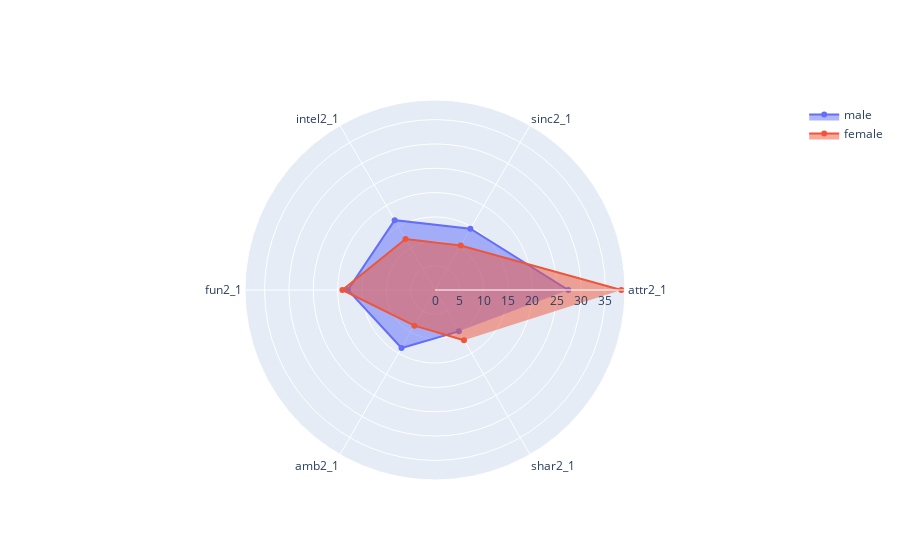

The notebook cell this image was saved under:
### Code cell
fig8 = go.Figure(
    data = go.Scatterpolar(
        r = attributes2_1_male.values,
        theta = attributes2_1_male.index,
        fill = 'toself',
        name = 'male'
    )
)

fig8.add_trace(
    go.Scatterpolar(
        r = attributes2_1_female.values,
        theta = attributes2_1_female.index,
        fill = 'toself',
        name = 'female'
    )
)

fig8.show()

### Figure 1 — Plotly figure (JSON) as saved in the notebook; plotly's stock layout.template omitted (floating-point values rounded to 4 significant figures)
{"data": [{"fill": "toself", "name": "male", "r": [27.37, 14.53, 16.57, 17.89, 13.75, 9.806], "theta": ["attr2_1", "sinc2_1", "intel2_1", "fun2_1", "amb2_1", "shar2_1"], "type": "scatterpolar"}, {"fill": "toself", "name": "female", "r": [38.25, 10.54, 12.11, 19.02, 8.462, 11.9], "theta": ["attr2_1", "sinc2_1", "intel2_1", "fun2_1", "amb2_1", "shar2_1"], "type": "scatterpolar"}], "layout": {}}
